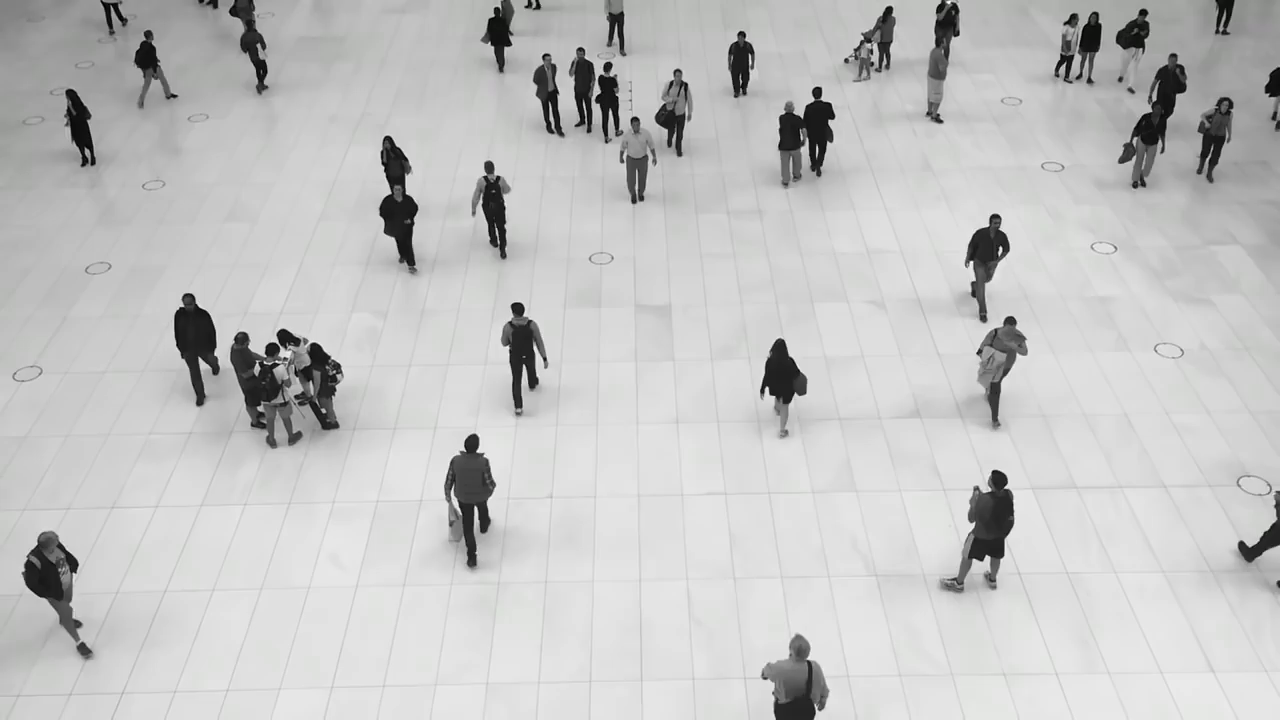
#> input picture frame 0 of people.mp4, 1280 x 720 px
$ python splitvid.py
#> lines starting #> are read from the running program, lines starting #| are printed output that depends on the picture
import cv2
import os


vidcap = cv2.VideoCapture('people.mp4')

directory = r'C:\Users\caleb\source\repos\opencvtest\splitvid'

os.chdir(directory)

def getFrame(sec):
#> called with sec = 0
    vidcap.set(cv2.CAP_PROP_POS_MSEC,sec*1000)
    hasFrames,image = vidcap.read()
#> image is the input picture: shape (720, 1280, 3); mean B, G, R 194.9, 195.2, 195
    if hasFrames:
        cv2.imwrite("image"+str(count)+".jpg", image)     # save frame as JPG file
    return hasFrames
sec = 0
frameRate = 0.5 # capture image in each 0.5 second
count=1
success = getFrame(sec)
#> success = True
while success:
    count = count + 1
    sec = sec + frameRate
    sec = round(sec, 2)
    success = getFrame(sec)
#> this loop made 28 passes
#> (sec, success) on passes 1 to 12: (0.5, True), (1, True), (1.5, True), (2, True), (2.5, True), (3, True), (3.5, True), (4, True), (4.5, True), (5, True), (5.5, True), (6, True)
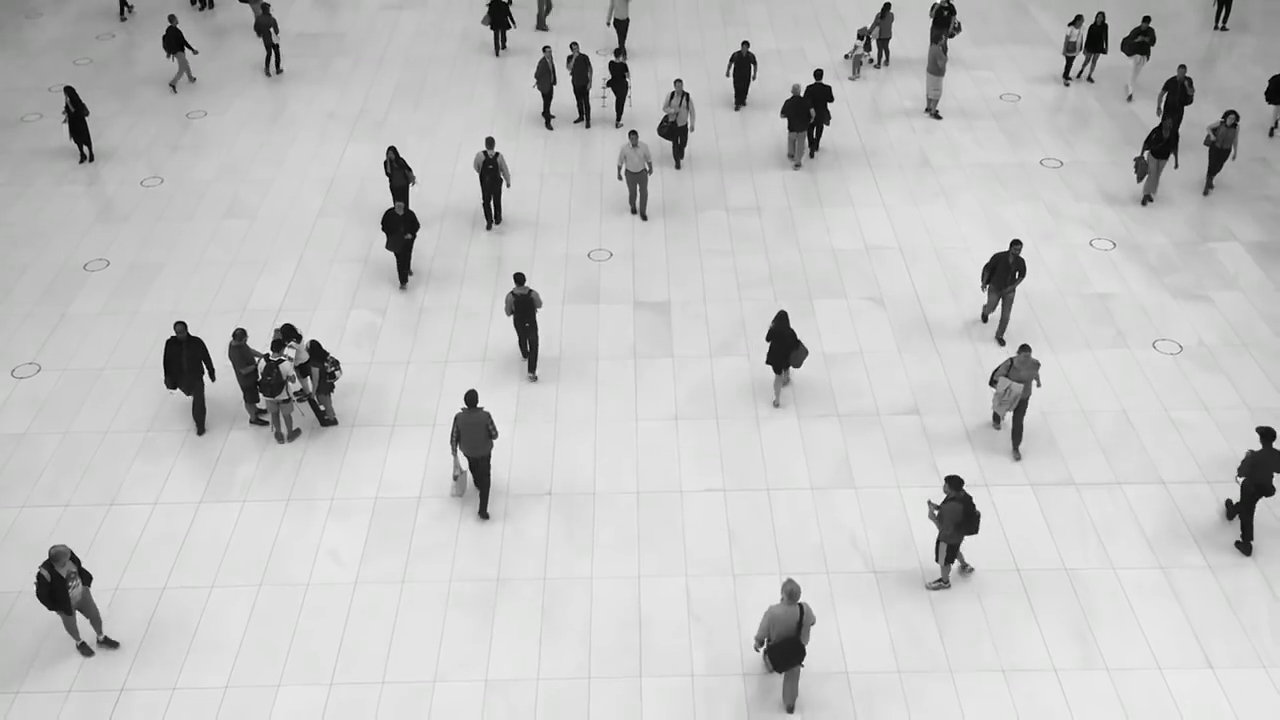
#> input picture frame 13 of people.mp4, 1280 x 720 px
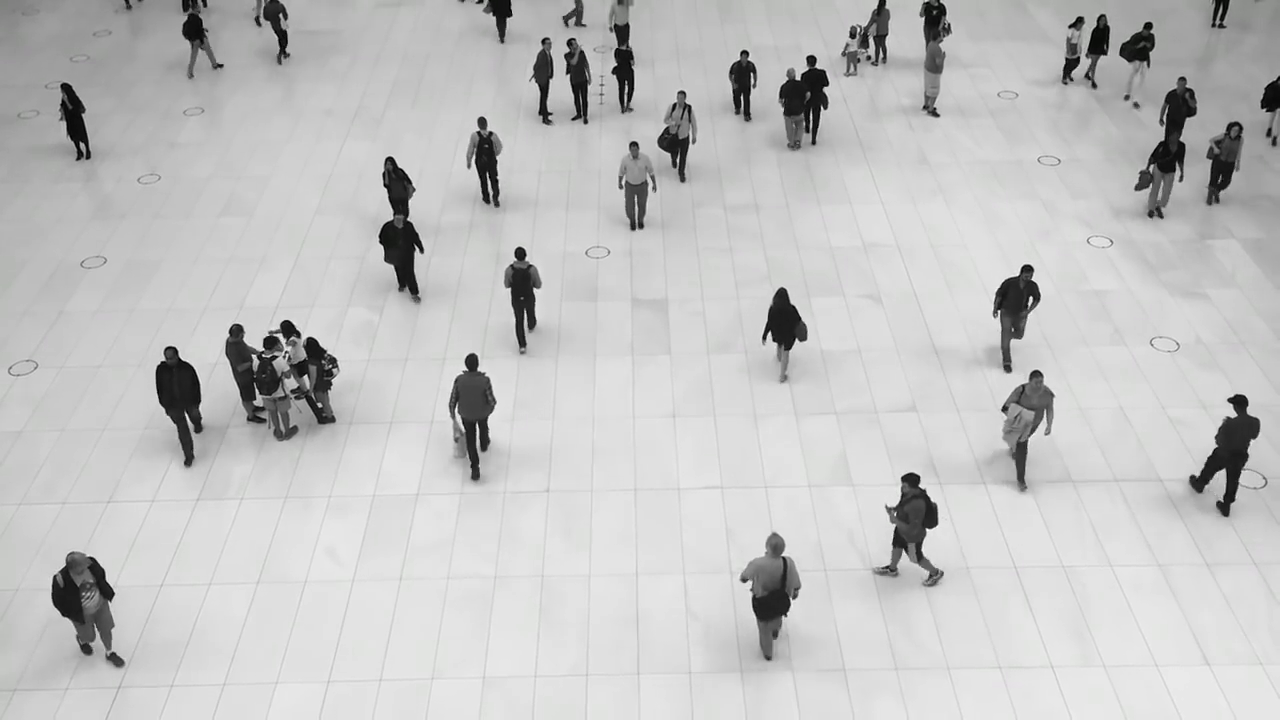
#> input picture frame 25 of people.mp4, 1280 x 720 px
#> pass 3, in getFrame (call 4), `hasFrames,image = vidcap.read()`:
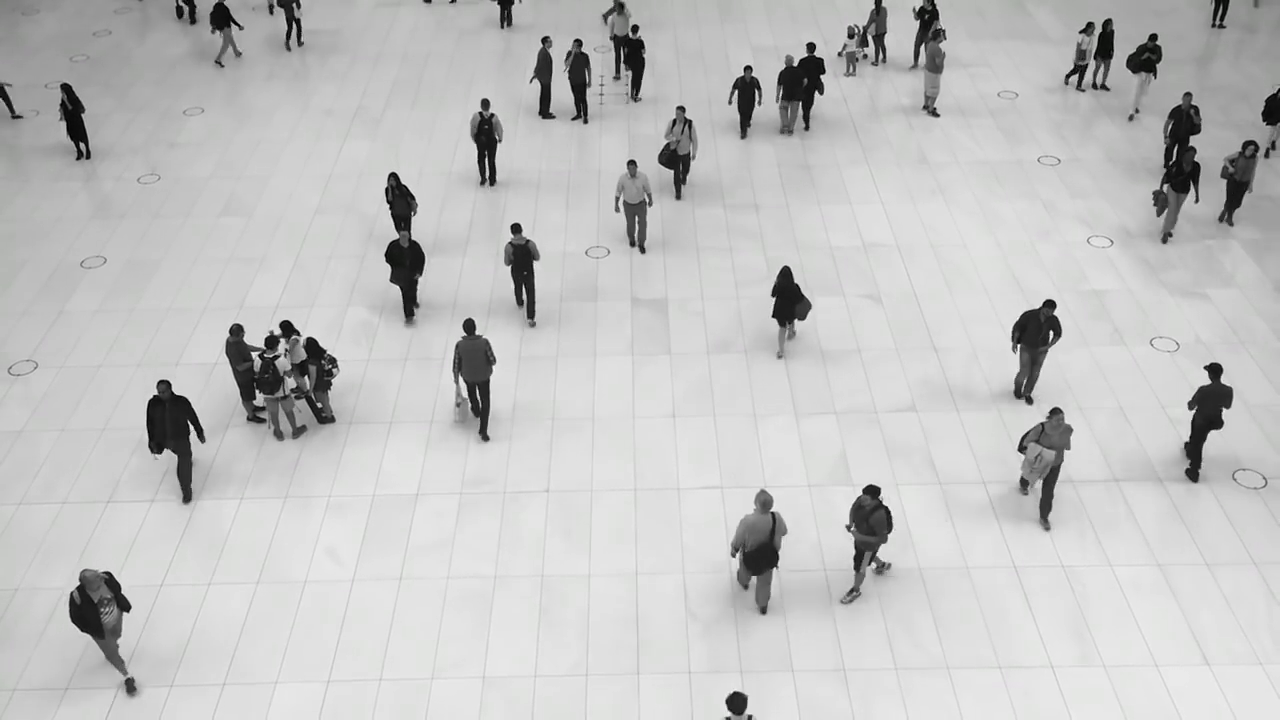
#> image: shape (720, 1280, 3); mean B, G, R 193.7, 193.9, 193.7
#> after the loop, count = 29; sec = 14

$ run again, starting later in the video
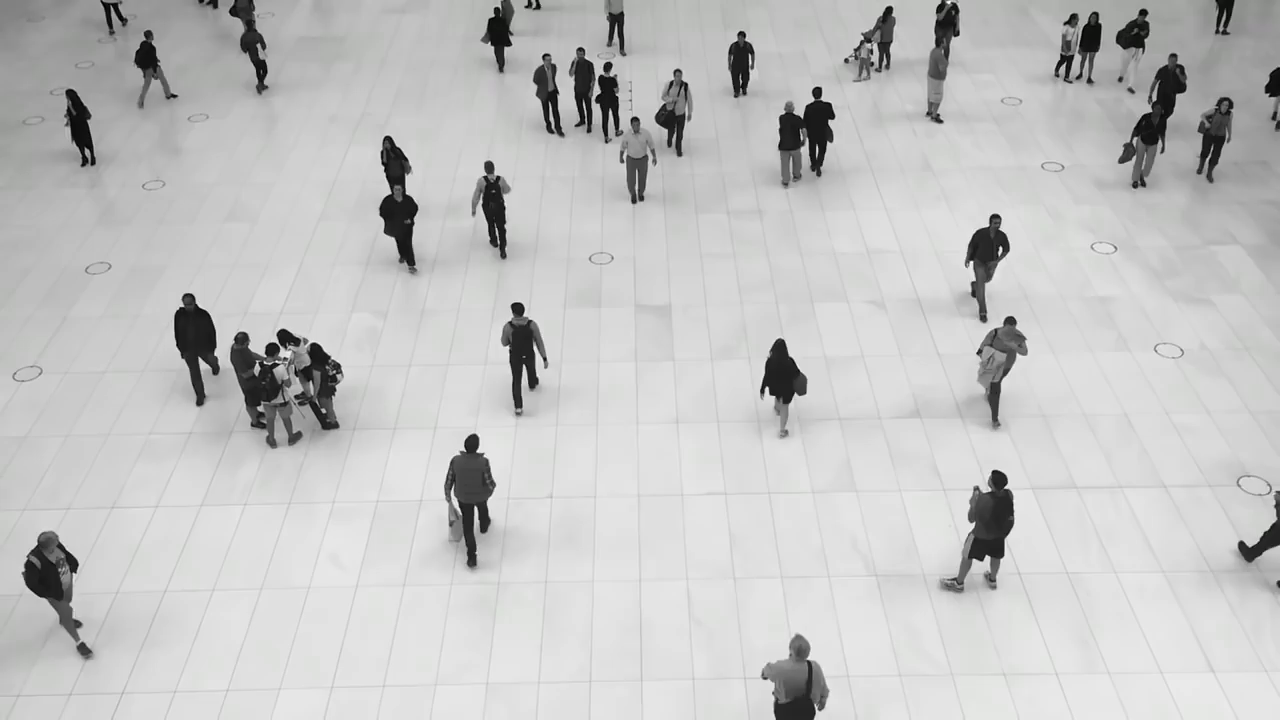
#> input picture frame 0 of people.mp4, 1280 x 720 px
#> in getFrame, image is the input picture: shape (720, 1280, 3); mean B, G, R 194.9, 195.2, 195
#> `success = getFrame(sec)`: success = True
#> the loop `while success:` made 28 passes
#> (sec, success) on passes 1 to 8: (0.5, True), (1, True), (1.5, True), (2, True), (2.5, True), (3, True), (3.5, True), (4, True)
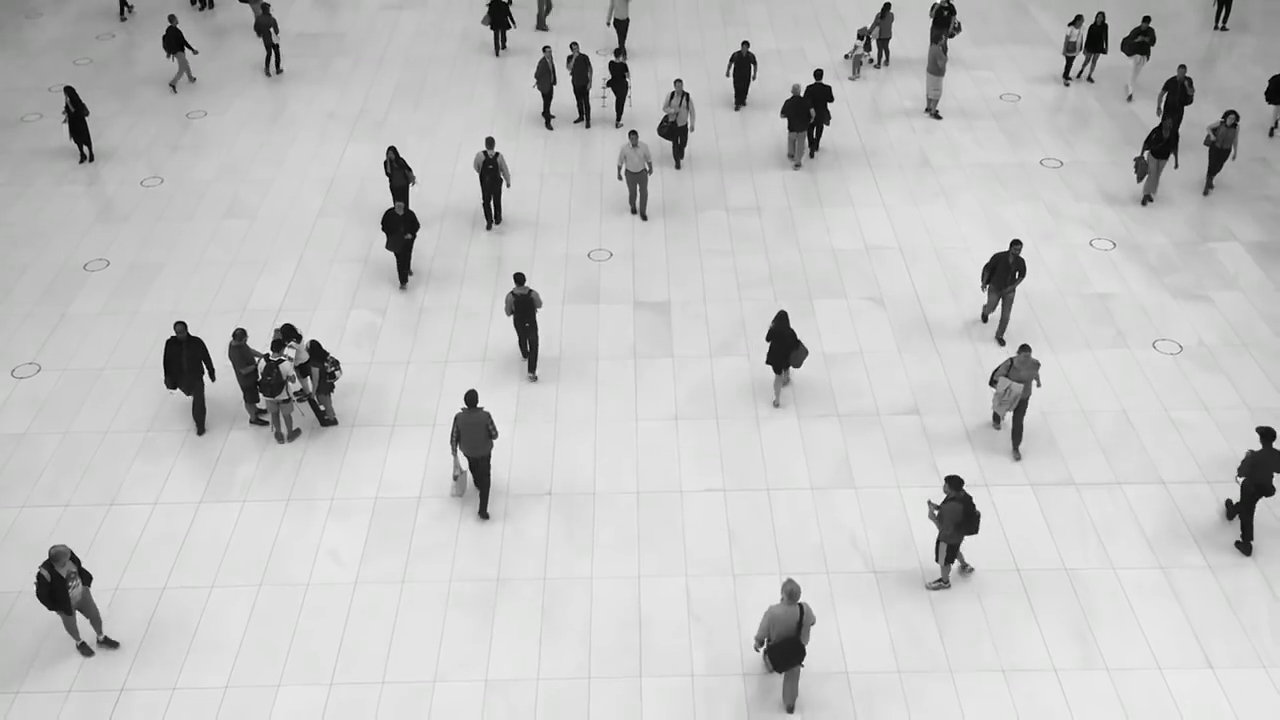
#> input picture frame 13 of people.mp4, 1280 x 720 px
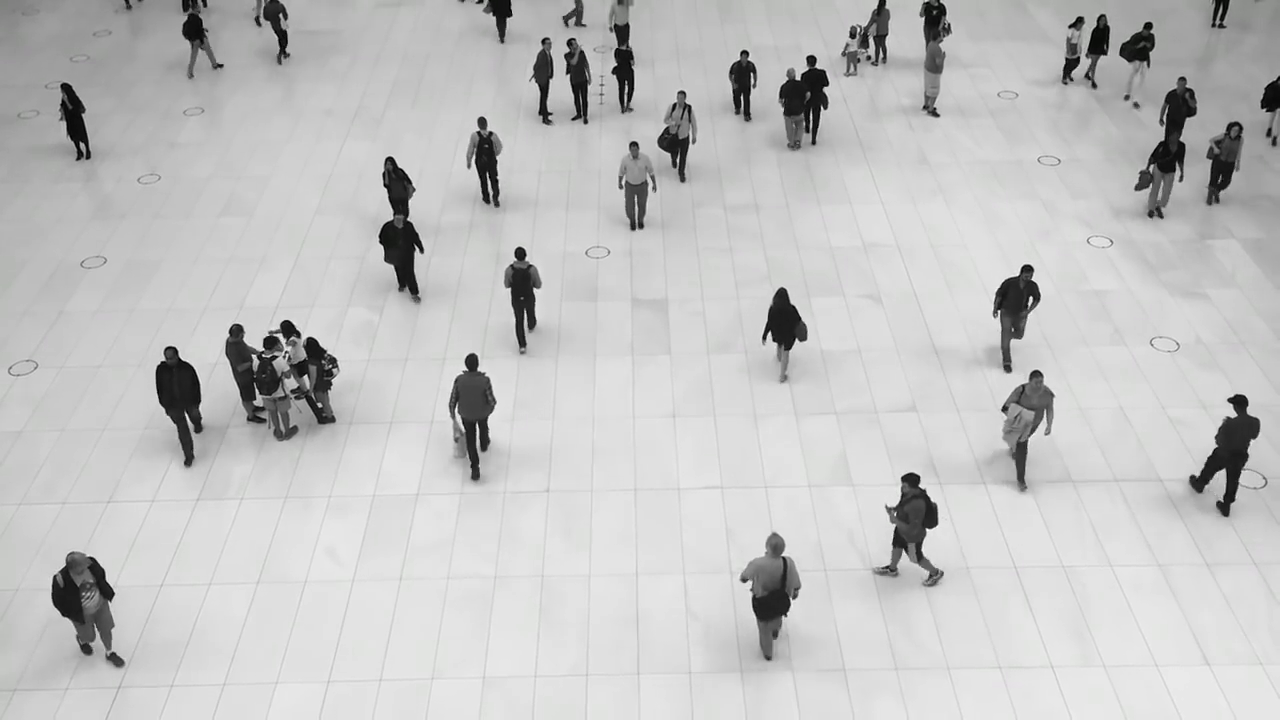
#> input picture frame 25 of people.mp4, 1280 x 720 px
#> after the loop `while success:`: count = 29; sec = 14

$ run again, starting later in the video
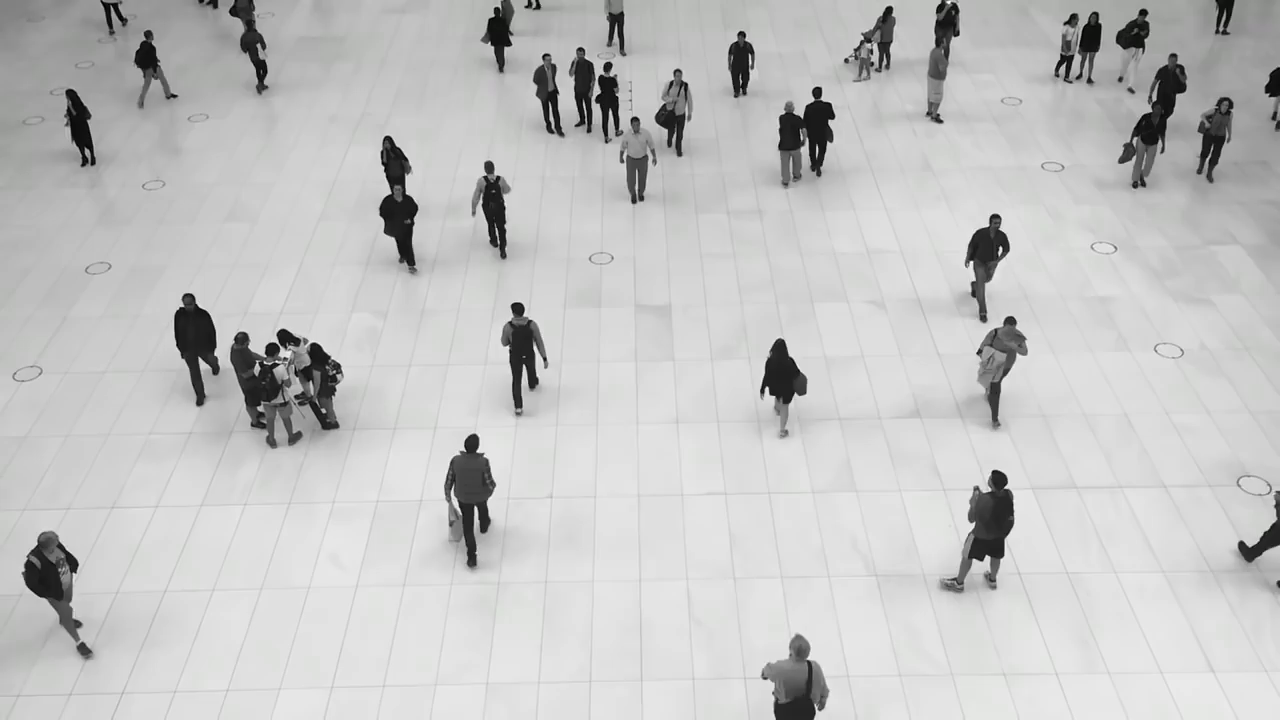
#> input picture frame 0 of people.mp4, 1280 x 720 px
#> in getFrame, image is the input picture: shape (720, 1280, 3); mean B, G, R 194.9, 195.2, 195
#> `success = getFrame(sec)`: success = True
#> the loop `while success:` made 28 passes
#> (sec, success) on passes 1 to 8: (0.5, True), (1, True), (1.5, True), (2, True), (2.5, True), (3, True), (3.5, True), (4, True)
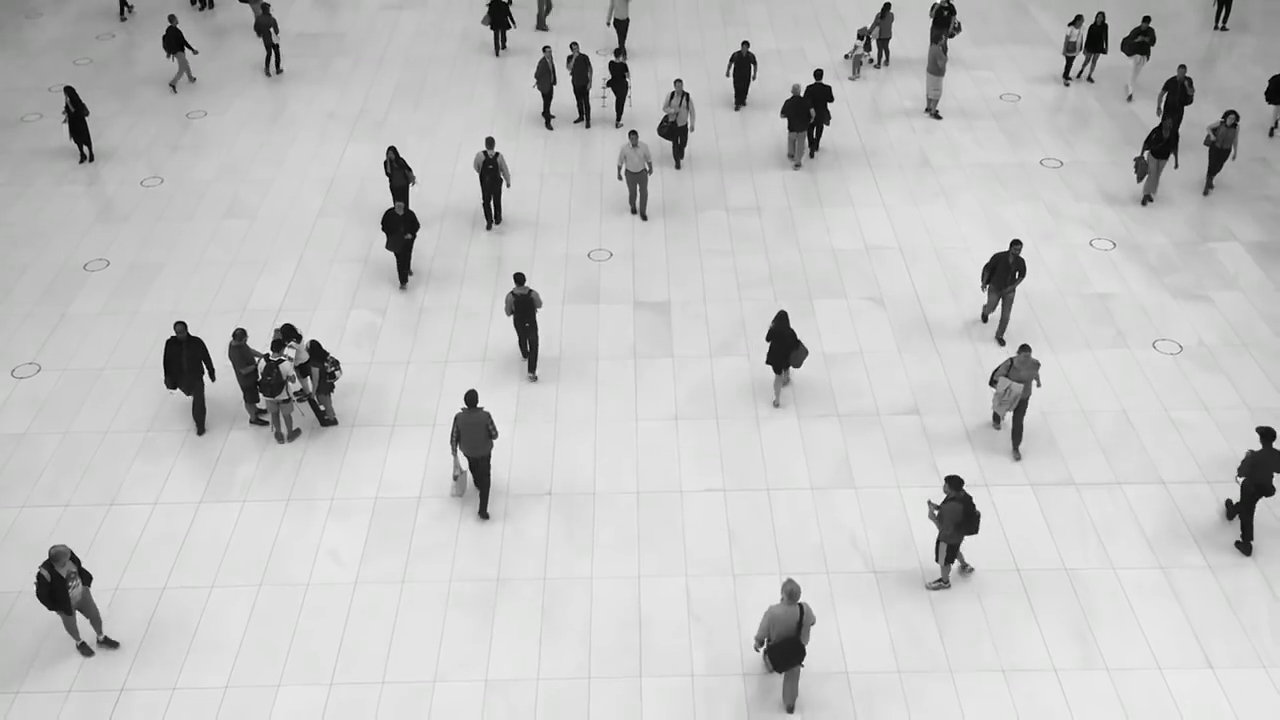
#> input picture frame 13 of people.mp4, 1280 x 720 px
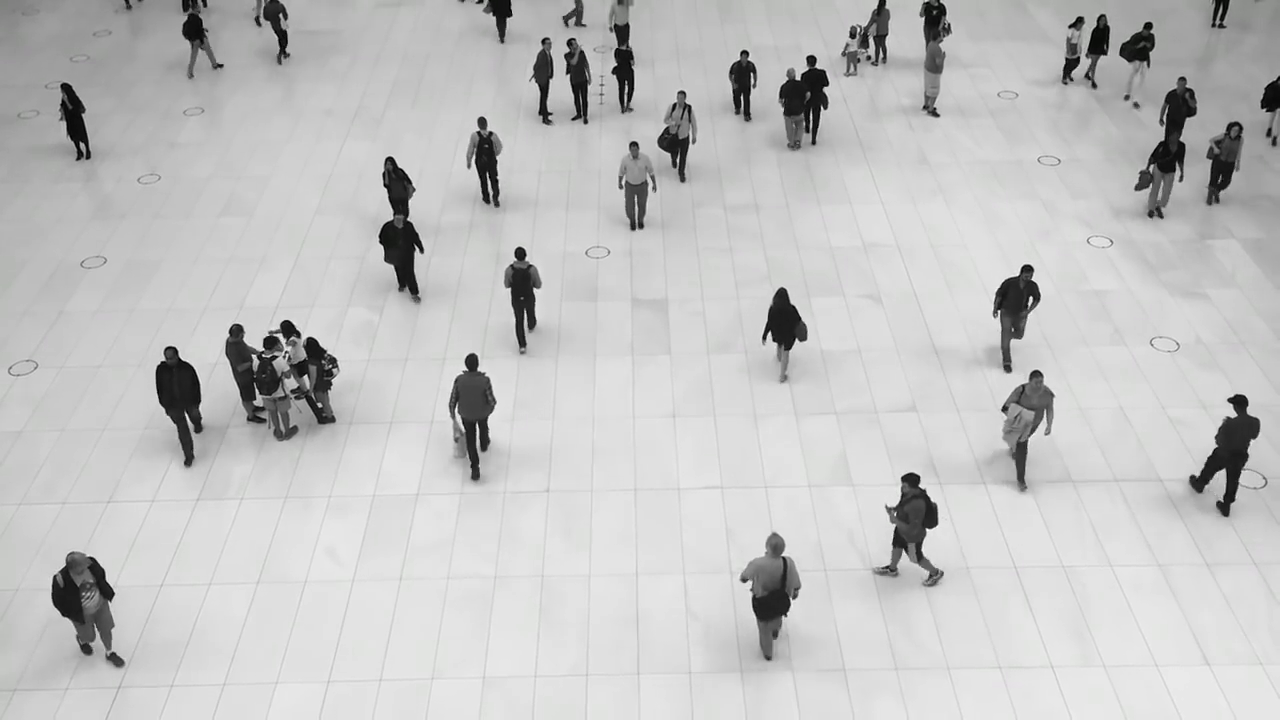
#> input picture frame 25 of people.mp4, 1280 x 720 px
#> after the loop `while success:`: count = 29; sec = 14
